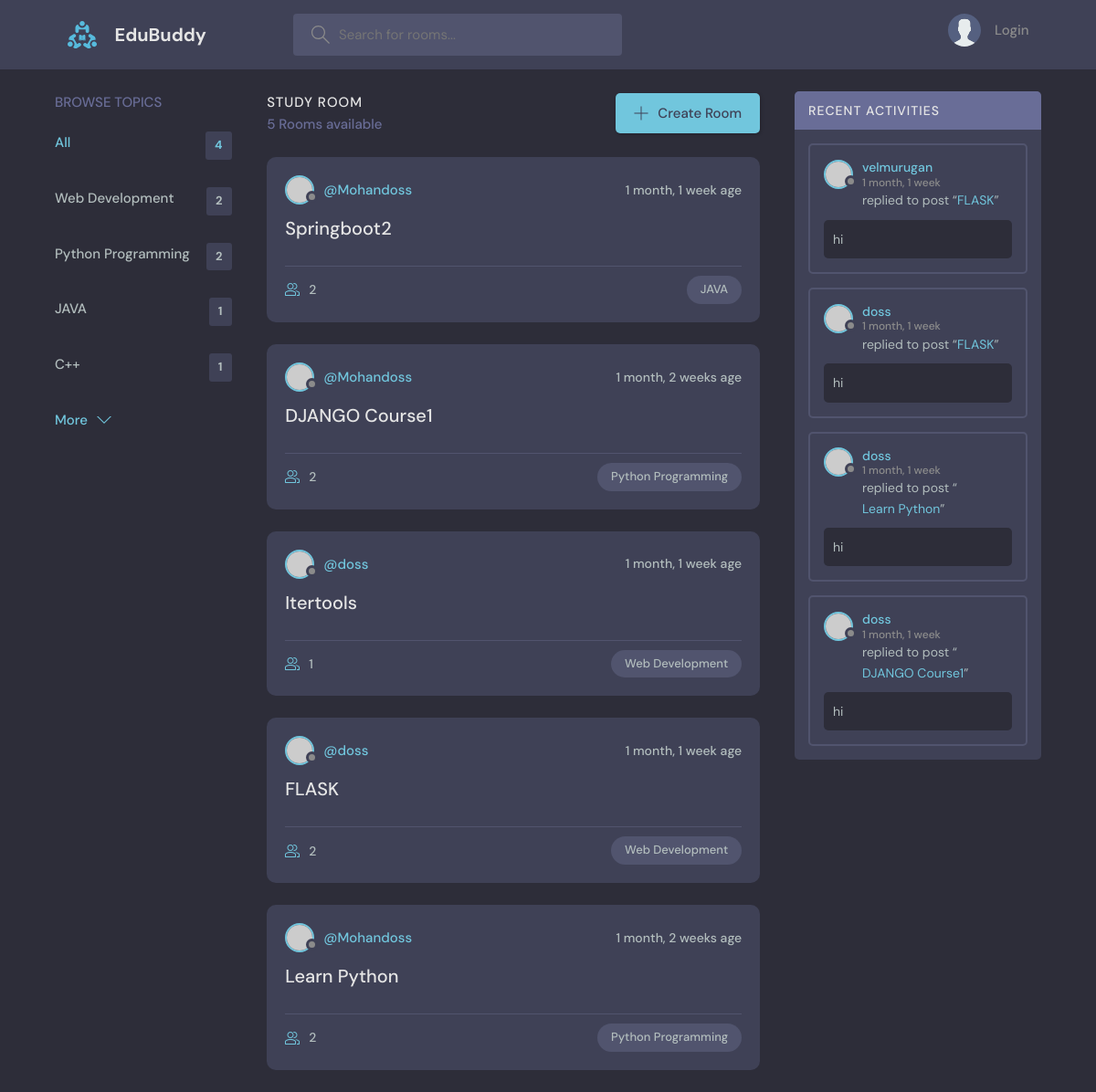
The page / on the database its author committed.
### base/models.py (models this page shows, shortened)
class Topic(models.Model):
  name=models.CharField(max_length=200)

class Room(models.Model):
  host = models.ForeignKey(User,on_delete=models.SET_NULL,null=True)
  topic = models.ForeignKey(Topic,on_delete=models.SET_NULL,null=True)
  name = models.CharField(max_length=200)
  description = models.TextField(null=True,blank=True)
  participants = models.ManyToManyField(User,related_name='participants',blank=True)
  updated = models.DateTimeField(auto_now=True)
  created = models.DateTimeField(auto_now_add=True)
  class Meta:
    ordering = ['-updated','-created']
  def __str__(self):
    return str(self.name)

class Message(models.Model):
  user = models.ForeignKey(User,on_delete=models.CASCADE)
  room = models.ForeignKey(Room,on_delete=models.CASCADE)
  body = models.TextField()
  updated = models.DateTimeField(auto_now=True)
  created = models.DateTimeField(auto_now_add=True)
  class Meta:
    ordering = ['-updated','-created']

### base/views.py (the view)
# urls.py: path('',views.home,name="home"),
def home(request):
  q = request.GET.get('q') if request.GET.get('q') != None else ' '
  rooms = Room.objects.filter(
    Q(topic__name__icontains=q) |
    Q(name__icontains=q)|
    Q(description__icontains=q)
  )
  topics=Topic.objects.all()[0:5]
  room_count=rooms.count()
  room_messages = Message.objects.filter(Q(room__topic__name__icontains=q))
  room_messages=room_messages[0:4]
  context={'rooms':rooms,'topics':topics,'room_count':room_count,'room_messages':room_messages}
  return render(request,'base/home.html',context)

### base/templates/base/home.html (shortened to what this page needs)
{% extends "main.html" %}
{% block content %}
    <main class="layout layout--3">
      <div class="container">
        {% include "base/topic_component.html" %}
        <div class="roomList">
          <div class="roomList__header">
            <div>
              <h2>Study Room</h2>
              <p>{{rooms.count}} Rooms available</p>
            </div>
            <a class="btn btn--main" href="{% url 'create-room' %}">
              <svg version="1.1" xmlns="http://www.w3.org/2000/svg" width="32" height="32" viewBox="0 0 32 32">
                <title>add</title>
                <path
                  d="M16.943 0.943h-1.885v14.115h-14.115v1.885h14.115v14.115h1.885v-14.115h14.115v-1.885h-14.115v-14.115z"
                ></path>
              </svg>
              Create Room
            </a>
          </div>
          {% include "base/feed_component.html" %}
        </div>
          {% include "base/activity_component.html" %}
      </div>
    </main>
    {% endblock content %}

### base/templates/base/topic_component.html
<div class="topics">
  <div class="topics__header">
    <h2>Browse Topics</h2>
  </div>
  <ul class="topics__list">
    <li>
      <a href="{% url 'home' %}" class="active">All <span>{{topics.count}}</span></a>
    </li>
      {% for topic in topics  %}
      <li>
        <a href="{% url 'home' %}?q={{topic.name}}">{{topic.name}} <span>{{topic.room_set.all.count}}</span></a>
      </li>
      {% endfor %}
  </ul>
  <a class="btn btn--link" href="{% url 'topics' %}">
    More
    <svg version="1.1" xmlns="http://www.w3.org/2000/svg" width="32" height="32" viewBox="0 0 32 32">
      <title>chevron-down</title>
      <path d="M16 21l-13-13h-3l16 16 16-16h-3l-13 13z"></path>
    </svg>
  </a>
</div>

### base/templates/base/feed_component.html (shortened to what this page needs)
{% for room in rooms %}
<div class="roomListRoom">
  <div class="roomListRoom__header">
    <a href="{% url 'user-profile' room.host.id %}" class="roomListRoom__author">
      <div class="avatar avatar--small">
        <img src="https://randomuser.me/api/portraits/men/7.jpg" />
      </div>
      <span>@{{room.host.username}}</span>
    </a>
    <div class="roomListRoom__actions">
      <span>{{room.created|timesince}} age</span>
    </div>
  </div>
  <div class="roomListRoom__content">
    <a href="{% url 'room' room.id %}">{{room.name}}</a>
  </div>
  <div class="roomListRoom__meta">
    <a href="{% url 'room' room.id%}" class="roomListRoom__joined">
      {{room.participants.all.count}}
    </a>
    <p class="roomListRoom__topic">{{room.topic.name}}</p>
  </div>
</div>
{% endfor%}

### base/templates/base/activity_component.html (shortened to what this page needs)
<div class="activities">
  <div class="activities__header">
    <h2>Recent Activities</h2>
  </div>
  {% for message in room_messages  %}
  <div class="activities__box">
    <div class="activities__boxHeader roomListRoom__header">
      <a href="{% url 'user-profile' message.user.id %}" class="roomListRoom__author">
        <div class="avatar avatar--small">
          <img src="https://randomuser.me/api/portraits/women/11.jpg" />
        </div>
        <p>
          {{message.user}}
          <span>{{message.created|timesince}}</span>
        </p>
      </a>
    </div>
    <div class="activities__boxContent">
      <p>replied to post “<a href="{% url 'room' message.room.id %}">{{message.room}}</a>”</p>
      <div class="activities__boxRoomContent">
        {{message.body}}
      </div>
    </div>
  </div>
  {% endfor %}
</div>

### rows shown on the page
Topic: name "Web Development", room_set.all.count "2"
Topic: name "Python Programming", room_set.all.count "2"
Topic: name "JAVA", room_set.all.count "1"
Topic: name "C++", room_set.all.count "1"
Room: host.username "Mohandoss", created "1 month, 1 week", name "Springboot2", participants.all.count "2", topic.name "JAVA"
Room: host.username "Mohandoss", created "1 month, 2 weeks", name "DJANGO Course1", participants.all.count "2", topic.name "Python Programming"
Room: host.username "doss", created "1 month, 1 week", name "Itertools", participants.all.count "1", topic.name "Web Development"
Room: host.username "doss", created "1 month, 1 week", name "FLASK", participants.all.count "2", topic.name "Web Development"
Room: host.username "Mohandoss", created "1 month, 2 weeks", name "Learn Python", participants.all.count "2", topic.name "Python Programming"
Message: user "velmurugan", created "1 month, 1 week", room "FLASK", body "hi"
Message: user "doss", created "1 month, 1 week", room "FLASK", body "hi"
Message: user "doss", created "1 month, 1 week", room "Learn Python", body "hi"
Message: user "doss", created "1 month, 1 week", room "DJANGO Course1", body "hi"

### other values the page prints
{{ topics.count }} "4"
{{ rooms.count }} "5"
